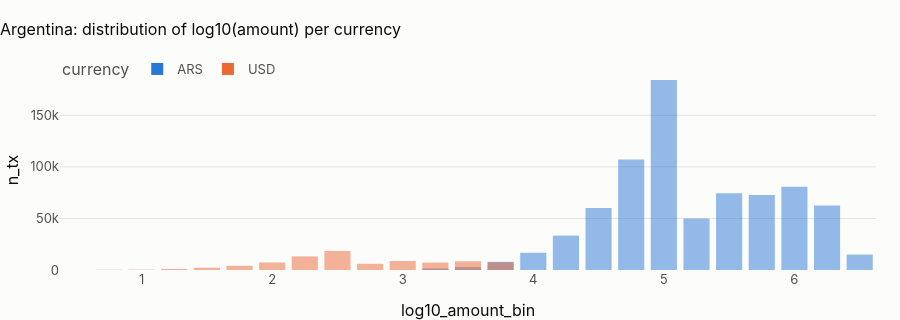

Write notebook code for a chart like this one.
### Markdown cell above
## 2 · Amounts per currency

### Code cell
amt = pl.q("""select currency, count(*) as transactions, round(median(amount), 2) as median_amount,
                     round(quantile_cont(amount, 0.99), 2) as p99_amount, round(median(amount_usd), 2) as median_usd,
                     round(quantile_cont(amount_usd, 0.99), 2) as p99_usd
              from {int_transactions_enriched} group by 1 order by 2 desc""")
show(amt, paging=False)
dist = pl.q("""select currency, floor(log10(greatest(amount, 0.01)) * 4) / 4 as log10_amount_bin, count(*) as n_tx
               from {int_transactions_enriched} group by all order by 1, 2""")
fig = px.bar(
    dist,
    x="log10_amount_bin",
    y="n_tx",
    color="currency",
    barmode="overlay",
    title=f"{CTRY.name}: distribution of log10(amount) per currency",
)
fig.update_layout(height=320)
fig.show()
display(
    Markdown(
        "**In USD every currency has the same median (about 467): amounts were generated in dollars and converted.** "
        "Per-currency statistics are still the right default: a threshold in pesos and one in dollars cannot share a "
        "number, and a model fed raw `amount` across currencies would learn the currency, not the behaviour."
    )
)

### Figure 1 — Plotly figure (JSON) as saved in the notebook; plotly's stock layout.template omitted (floating-point values rounded to 4 significant figures)
{"data": [{"hovertemplate": "currency=ARS<br>log10_amount_bin=%{x}<br>n_tx=%{y}<extra></extra>", "legendgroup": "ARS", "marker": {"color": "#2a78d6", "opacity": 0.5, "pattern": {"shape": ""}}, "name": "ARS", "orientation": "v", "showlegend": true, "textposition": "auto", "type": "bar", "x": [3.0, 3.25, 3.5, 3.75, 4.0, 4.25, 4.5, 4.75, 5.0, 5.25, 5.5, 5.75, 6.0, 6.25, 6.5], "xaxis": "x", "y": [40, 1548, 2811, 7953, 16691, 33377, 60156, 107195, 184275, 49918, 74415, 72688, 80687, 62500, 14955], "yaxis": "y"}, {"hovertemplate": "currency=USD<br>log10_amount_bin=%{x}<br>n_tx=%{y}<extra></extra>", "legendgroup": "USD", "marker": {"color": "#eb6834", "opacity": 0.5, "pattern": {"shape": ""}}, "name": "USD", "orientation": "v", "showlegend": true, "textposition": "auto", "type": "bar", "x": [0.5, 0.75, 1.0, 1.25, 1.5, 1.75, 2.0, 2.25, 2.5, 2.75, 3.0, 3.25, 3.5, 3.75], "xaxis": "x", "y": [35, 197, 356, 1074, 2195, 4074, 7310, 13214, 18470, 6008, 8745, 7184, 8454, 7496], "yaxis": "y"}], "layout": {"barmode": "overlay", "height": 320, "legend": {"title": {"text": "currency"}, "tracegroupgap": 0}, "title": {"text": "Argentina: distribution of log10(amount) per currency"}, "xaxis": {"anchor": "y", "domain": [0.0, 1.0], "title": {"text": "log10_amount_bin"}}, "yaxis": {"anchor": "x", "domain": [0.0, 1.0], "title": {"text": "n_tx"}}}}
